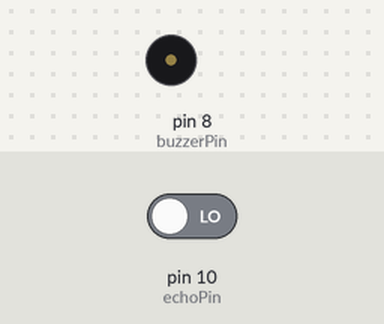
Bench run of a sketch on a simulated Arduino Uno, built with avr-gcc and run on an emulated ATmega328P. On the bench: buzzer (waves = sounding). The inputs (shaded band) are chosen by the test bench; at power-on: pin 10 (echoPin) LOW. What the sketch prints to the serial monitor is not drawn.

Above: at 1.2 s.
At 3.4 s:
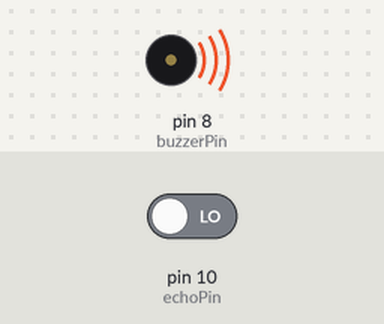
Timing chart, 0 to 7.0 s (numbered marks = the images above):
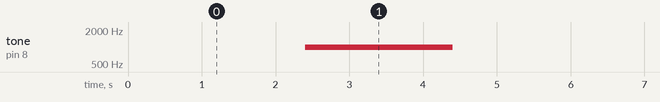

Measured:
- by itself, tone on pin 8 (buzzerPin): alternates 1000 Hz for 2.0 s and silent for 3.4 s

The sketch:

SONAR.ino
```cpp
int trigPin = 12;
int echoPin = 10;
int buzzerPin = 8;
int soundSpeed = 330;
void setup() {
  // put your setup code here, to run once:
  pinMode(trigPin,OUTPUT);
  pinMode(echoPin,INPUT);
  pinMode(buzzerPin,OUTPUT);
  Serial.begin(9600);
}

void loop() {
  // put your main code here, to run repeatedly:
  digitalWrite(trigPin,HIGH);
  delay(700);
  digitalWrite(trigPin,LOW);
  delay(700);
  float duration = pulseIn(echoPin,HIGH);
  float distance = (soundSpeed*duration)/2;
  if(distance<=50){
    tone(buzzerPin,1000);
    delay(2000);
    noTone(buzzerPin);
    delay(1000);
  }
  Serial.print("Distance is :");
  Serial.println(distance);
}
```
